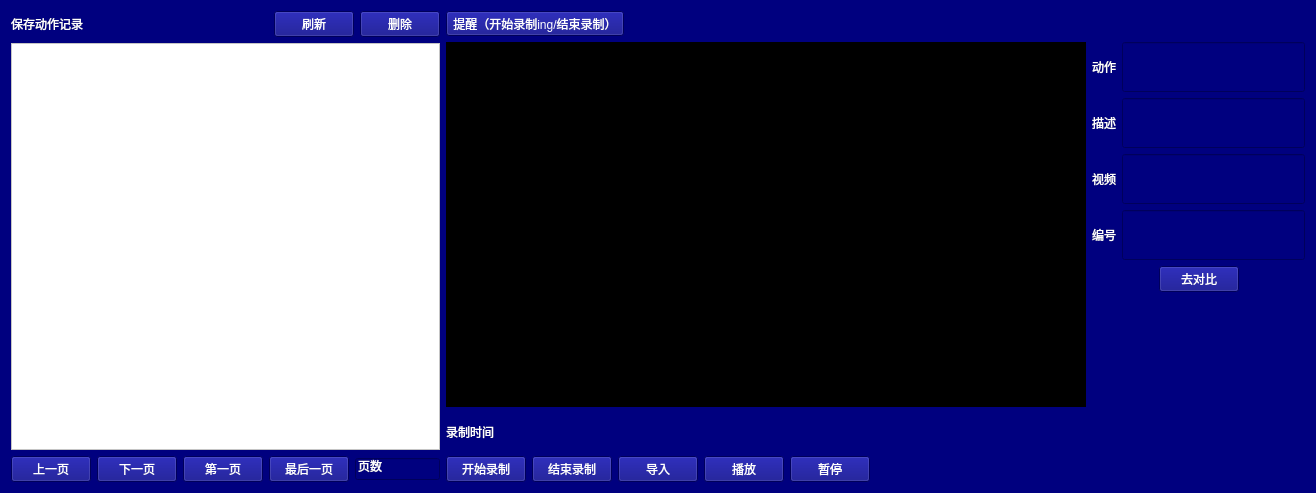
<?xml version="1.0" encoding="UTF-8"?>
<ui version="4.0">
 <class>Form</class>
 <widget class="QWidget" name="Form">
  <property name="geometry">
   <rect>
    <x>0</x>
    <y>0</y>
    <width>1316</width>
    <height>493</height>
   </rect>
  </property>
  <property name="windowTitle">
   <string>Form</string>
  </property>
  <property name="styleSheet">
   <string notr="true">background-color: rgb(0, 0, 127);
color: rgb(255, 255, 255);</string>
  </property>
  <layout class="QVBoxLayout" name="verticalLayout_7">
   <item>
    <layout class="QHBoxLayout" name="horizontalLayout_10" stretch="1,2">
     <item>
      <layout class="QVBoxLayout" name="verticalLayout_6">
       <item>
        <layout class="QHBoxLayout" name="horizontalLayout_9">
         <item>
          <widget class="QLabel" name="label_3">
           <property name="text">
            <string>保存动作记录</string>
           </property>
          </widget>
         </item>
         <item>
          <spacer name="horizontalSpacer_5">
           <property name="orientation">
            <enum>Qt::Horizontal</enum>
           </property>
           <property name="sizeHint" stdset="0">
            <size>
             <width>40</width>
             <height>20</height>
            </size>
           </property>
          </spacer>
         </item>
         <item>
          <widget class="QPushButton" name="pushButton_refresh">
           <property name="text">
            <string>刷新</string>
           </property>
          </widget>
         </item>
         <item>
          <widget class="QPushButton" name="pushButton_delete">
           <property name="text">
            <string>删除</string>
           </property>
          </widget>
         </item>
        </layout>
       </item>
       <item>
        <layout class="QVBoxLayout" name="verticalLayout_5">
         <item>
          <widget class="QTableView" name="tableView">
           <property name="styleSheet">
            <string notr="true">color: rgb(0, 0, 0);
background-color: rgb(255, 255, 255);</string>
           </property>
          </widget>
         </item>
        </layout>
       </item>
       <item>
        <layout class="QHBoxLayout" name="horizontalLayout_8">
         <item>
          <widget class="QPushButton" name="pushButton_7">
           <property name="text">
            <string>上一页</string>
           </property>
          </widget>
         </item>
         <item>
          <widget class="QPushButton" name="pushButton_8">
           <property name="text">
            <string>下一页</string>
           </property>
          </widget>
         </item>
         <item>
          <widget class="QPushButton" name="pushButton_9">
           <property name="text">
            <string>第一页</string>
           </property>
          </widget>
         </item>
         <item>
          <widget class="QPushButton" name="pushButton_10">
           <property name="text">
            <string>最后一页</string>
           </property>
          </widget>
         </item>
         <item>
          <widget class="QLineEdit" name="lineEdit_3">
           <property name="text">
            <string>页数</string>
           </property>
          </widget>
         </item>
        </layout>
       </item>
      </layout>
     </item>
     <item>
      <layout class="QVBoxLayout" name="verticalLayout_4">
       <item>
        <layout class="QHBoxLayout" name="horizontalLayout">
         <item>
          <widget class="QToolButton" name="toolButton">
           <property name="styleSheet">
            <string notr="true">font: 14pt &quot;Agency FB&quot;;</string>
           </property>
           <property name="text">
            <string>提醒（开始录制ing/结束录制）</string>
           </property>
          </widget>
         </item>
         <item>
          <spacer name="horizontalSpacer">
           <property name="orientation">
            <enum>Qt::Horizontal</enum>
           </property>
           <property name="sizeHint" stdset="0">
            <size>
             <width>40</width>
             <height>20</height>
            </size>
           </property>
          </spacer>
         </item>
        </layout>
       </item>
       <item>
        <layout class="QHBoxLayout" name="horizontalLayout_7" stretch="3,1">
         <item>
          <layout class="QVBoxLayout" name="verticalLayout_3" stretch="10,1,3">
           <item>
            <layout class="QVBoxLayout" name="verticalLayout">
             <item>
              <widget class="VideoPlayer" name="widget_videoboard" native="true">
               <property name="sizePolicy">
                <sizepolicy hsizetype="Expanding" vsizetype="Preferred">
                 <horstretch>0</horstretch>
                 <verstretch>0</verstretch>
                </sizepolicy>
               </property>
               <property name="styleSheet">
                <string notr="true">background-color: rgb(0, 0, 0);
border-color: rgb(255, 255, 255);</string>
               </property>
              </widget>
             </item>
            </layout>
           </item>
           <item>
            <layout class="QHBoxLayout" name="horizontalLayout_2">
             <item>
              <widget class="QLabel" name="time_label">
               <property name="text">
                <string>录制时间</string>
               </property>
              </widget>
             </item>
            </layout>
           </item>
           <item>
            <layout class="QHBoxLayout" name="horizontalLayout_3">
             <item>
              <widget class="QPushButton" name="startrecord_pushButton">
               <property name="styleSheet">
                <string notr="true">font: 18pt &quot;Agency FB&quot;;</string>
               </property>
               <property name="text">
                <string>开始录制</string>
               </property>
              </widget>
             </item>
             <item>
              <widget class="QPushButton" name="stoprecord_pushButton">
               <property name="styleSheet">
                <string notr="true">font: 18pt &quot;Agency FB&quot;;</string>
               </property>
               <property name="text">
                <string>结束录制</string>
               </property>
              </widget>
             </item>
             <item>
              <widget class="QPushButton" name="pushButton_import">
               <property name="styleSheet">
                <string notr="true">font: 18pt &quot;Agency FB&quot;;</string>
               </property>
               <property name="text">
                <string>导入</string>
               </property>
               <property name="checkable">
                <bool>false</bool>
               </property>
              </widget>
             </item>
             <item>
              <widget class="QPushButton" name="pushButton_3">
               <property name="styleSheet">
                <string notr="true">font: 18pt &quot;Agency FB&quot;;</string>
               </property>
               <property name="text">
                <string>播放</string>
               </property>
              </widget>
             </item>
             <item>
              <widget class="QPushButton" name="pushButton_4">
               <property name="styleSheet">
                <string notr="true">font: 18pt &quot;Agency FB&quot;;</string>
               </property>
               <property name="text">
                <string>暂停</string>
               </property>
              </widget>
             </item>
             <item>
              <spacer name="horizontalSpacer_2">
               <property name="orientation">
                <enum>Qt::Horizontal</enum>
               </property>
               <property name="sizeHint" stdset="0">
                <size>
                 <width>40</width>
                 <height>20</height>
                </size>
               </property>
              </spacer>
             </item>
            </layout>
           </item>
          </layout>
         </item>
         <item>
          <layout class="QVBoxLayout" name="verticalLayout_2" stretch="2,2,2,2,2,1">
           <item>
            <layout class="QHBoxLayout" name="horizontalLayout_4">
             <item>
              <widget class="QLabel" name="label">
               <property name="text">
                <string>动作</string>
               </property>
              </widget>
             </item>
             <item>
              <widget class="QLineEdit" name="lineEdit">
               <property name="sizePolicy">
                <sizepolicy hsizetype="Expanding" vsizetype="Fixed">
                 <horstretch>0</horstretch>
                 <verstretch>0</verstretch>
                </sizepolicy>
               </property>
               <property name="minimumSize">
                <size>
                 <width>0</width>
                 <height>50</height>
                </size>
               </property>
              </widget>
             </item>
            </layout>
           </item>
           <item>
            <layout class="QHBoxLayout" name="horizontalLayout_5">
             <item>
              <widget class="QLabel" name="label_2">
               <property name="text">
                <string>描述</string>
               </property>
              </widget>
             </item>
             <item>
              <widget class="QLineEdit" name="lineEdit_2">
               <property name="sizePolicy">
                <sizepolicy hsizetype="Expanding" vsizetype="Fixed">
                 <horstretch>0</horstretch>
                 <verstretch>0</verstretch>
                </sizepolicy>
               </property>
               <property name="minimumSize">
                <size>
                 <width>0</width>
                 <height>50</height>
                </size>
               </property>
              </widget>
             </item>
            </layout>
           </item>
           <item>
            <layout class="QHBoxLayout" name="horizontalLayout_11">
             <item>
              <widget class="QLabel" name="label_4">
               <property name="text">
                <string>视频</string>
               </property>
              </widget>
             </item>
             <item>
              <widget class="QLineEdit" name="lineEdit_4">
               <property name="minimumSize">
                <size>
                 <width>0</width>
                 <height>50</height>
                </size>
               </property>
              </widget>
             </item>
            </layout>
           </item>
           <item>
            <layout class="QHBoxLayout" name="horizontalLayout_12">
             <item>
              <widget class="QLabel" name="label_5">
               <property name="text">
                <string>编号</string>
               </property>
              </widget>
             </item>
             <item>
              <widget class="QLineEdit" name="lineEdit_5">
               <property name="minimumSize">
                <size>
                 <width>0</width>
                 <height>50</height>
                </size>
               </property>
              </widget>
             </item>
            </layout>
           </item>
           <item>
            <layout class="QHBoxLayout" name="horizontalLayout_6">
             <item>
              <spacer name="horizontalSpacer_3">
               <property name="orientation">
                <enum>Qt::Horizontal</enum>
               </property>
               <property name="sizeHint" stdset="0">
                <size>
                 <width>40</width>
                 <height>20</height>
                </size>
               </property>
              </spacer>
             </item>
             <item>
              <widget class="QPushButton" name="pushButton_compare">
               <property name="text">
                <string>去对比</string>
               </property>
              </widget>
             </item>
             <item>
              <spacer name="horizontalSpacer_4">
               <property name="orientation">
                <enum>Qt::Horizontal</enum>
               </property>
               <property name="sizeHint" stdset="0">
                <size>
                 <width>40</width>
                 <height>20</height>
                </size>
               </property>
              </spacer>
             </item>
            </layout>
           </item>
           <item>
            <spacer name="verticalSpacer">
             <property name="orientation">
              <enum>Qt::Vertical</enum>
             </property>
             <property name="sizeHint" stdset="0">
              <size>
               <width>20</width>
               <height>40</height>
              </size>
             </property>
            </spacer>
           </item>
          </layout>
         </item>
        </layout>
       </item>
      </layout>
     </item>
    </layout>
   </item>
  </layout>
 </widget>
 <customwidgets>
  <customwidget>
   <class>VideoPlayer</class>
   <extends>QWidget</extends>
   <header>videoplayer.h</header>
   <container>1</container>
  </customwidget>
 </customwidgets>
 <resources/>
 <connections/>
</ui>
